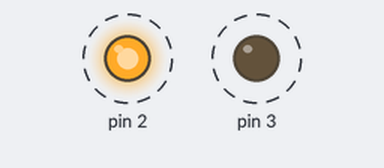
Bench run of a sketch on a simulated Arduino Uno, built with avr-gcc and run on an emulated ATmega328P. Parts: output pins drawn as LEDs (lit = HIGH). Dashed ring = blinking. What the sketch prints to the serial monitor is not drawn.

Above: at 0.5 s.
Timing chart, 0 to 4.6 s (numbered marks = the images above):
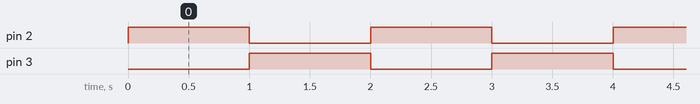

Measured:
- by itself, pin 2, pin 3: alternates HIGH for 1.0 s and LOW for 1.0 s

The sketch:

LedClasses2.ino
```cpp
/*
  Objektorientiert Programmierung
  Eine digitale Led

  Version 1.00, 10.06.2020
  Der Hobbyelektroniker
  https://community.hobbyelektroniker.ch
  https://www.youtube.com/c/HobbyelektronikerCh
  Der Code kann mit Quellenangabe frei verwendet werden.
*/

#include "leds.h"

// Klasse DigitalLed
// - übernimmt die Funktionen von LedFunktionen
//   und wendet sie eine reale digitale Led an.
// - benötigt einen Anschlusspin
class DigitalLed : public LedFunktionen {
  public:
    DigitalLed(int pin) : LedFunktionen() {
      _pin = pin;
      pinMode(pin,OUTPUT);
    }

    void setStatus(int status) {
      LedFunktionen::setStatus(status);
      switch (getStatus()) {
        case eingeschaltet: digitalWrite(_pin,HIGH);
                            break;
        case ausgeschaltet: digitalWrite(_pin,LOW);
                            break;
      }
    }

  private:
    int _pin;
};

// Instanzen erzeugen
// Die Objekte led1 und led2 werden global erzeugt
// und bleiben während der ganzen Programmlaufzeit bestehen.
DigitalLed led1(2);
DigitalLed led2(3);

void setup() {
  Serial.begin(9600);
}

void loop() {
  led1.einschalten();
  led2.ausschalten();
  Serial.println(String("LED 1: ") + led1.getStatusText());
  Serial.println(String("LED 2: ") + led2.getStatusText());
  Serial.println();
  delay(1000);
  led1.ausschalten();
  led2.einschalten();
  Serial.println(String("LED 1: ") + led1.getStatusText());
  Serial.println(String("LED 2: ") + led2.getStatusText());
  Serial.println();
  delay(1000);
}
```

leds.h
```cpp
/*
  Objektorientiert Programmierung
  - Eine Simulations - Klasse

  Version 1.10, 10.06.2020
  Der Hobbyelektroniker
  https://community.hobbyelektroniker.ch
  https://www.youtube.com/c/HobbyelektronikerCh
  Der Code kann mit Quellenangabe frei verwendet werden.
*/

// Klasse LedFunktionen
// - kann ein- und ausgeschaltet werden
// - der Zustand kann abgefragt werden
class LedFunktionen {
  public:
    LedFunktionen() { // Standardkonstruktor, kann weggelassen werden
    }

    void einschalten() {
      setStatus(eingeschaltet);
    }

    void ausschalten() {
      setStatus(ausgeschaltet);
    }

    virtual void setStatus(int status) {
      _status = status;
    }

    int getStatus() {
      return _status;
    }

    String getStatusText() {
      switch (_status) {
        case eingeschaltet: return "eingeschaltet";
                            break;
        case ausgeschaltet: return "ausgeschaltet";
                            break;
        default: return "";
      }
    }

    static const int eingeschaltet = -1;
    static const int ausgeschaltet = -2;

//  protected:  // besser Wert über Getter zur Verfügung stellen
//    int _status;

  private:
    int _status;
};
```
